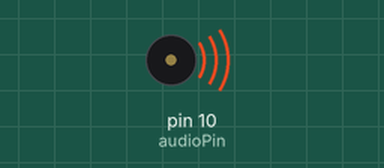
The sketch below on a simulated Arduino Uno, built with avr-gcc and run on an emulated ATmega328P. Shown: buzzer (waves = sounding).

Above: at 0.1 s.
At 27.7 s:
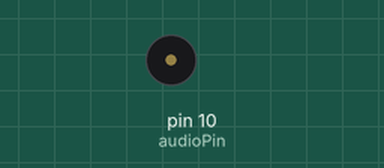
Timing chart, 0 to 29.2 s (numbered marks = the images above):
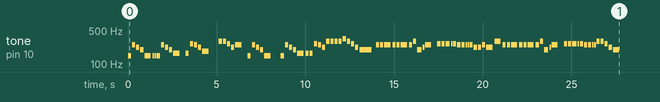

The sketch:

JingleBells.ino
```cpp
/*
  Jingle bells
*/
//--------------------------------------------------
#include "pitches.h"
//--------------------------------------------------
const int audioPin = 10;
//--------------------------------------------------
int verse[] =
{
  NOTE_D3, NOTE_B3, NOTE_A3, NOTE_G3,
  NOTE_D3, NOTE_D3, NOTE_D3,
  NOTE_D3, NOTE_B3, NOTE_A3, NOTE_G3,
  NOTE_E3, 0,
  NOTE_E3, NOTE_C4, NOTE_B3, NOTE_A3,
  NOTE_FS3, 0,
  NOTE_D4, NOTE_D4, NOTE_C4, NOTE_A3,
  NOTE_B3, 0,
  NOTE_D3, NOTE_B3, NOTE_A3, NOTE_G3,
  NOTE_D3, 0,
  NOTE_D3, NOTE_B3, NOTE_A3, NOTE_G3,
  NOTE_E3, NOTE_E3,
  NOTE_E3, NOTE_C4, NOTE_B3, NOTE_A3,
  NOTE_D4,  NOTE_D4, NOTE_D4,  NOTE_D4,
  NOTE_E4, NOTE_D4, NOTE_C4, NOTE_A3,
  NOTE_G3, 0, -1
};

//--------------------------------------------------
int verseRhythm[] =
{
  4, 4, 4, 4,
  2, 8, 8,
  4, 4, 4, 4,
  2, 4,
  4, 4, 4, 4,
  2, 2,
  4, 4, 4, 4,
  2,4,
  4, 4, 4, 4,
  2, 2,
  4, 4, 4, 4,
  2, 4,
  4, 4, 4, 4,
  4, 4, 4, 4,
  4, 4, 4, 4,
  1
};
//--------------------------------------------------
int chorus[]
{
  NOTE_B3, NOTE_B3,  NOTE_B3,
  NOTE_B3,  NOTE_B3,  NOTE_B3,
  NOTE_B3, NOTE_D4, NOTE_G3, NOTE_A3,
  NOTE_B3, 0,
  NOTE_C4,  NOTE_C4, NOTE_C4,  NOTE_C4,
  NOTE_C4, NOTE_B3,  NOTE_B3,  NOTE_B3,  NOTE_B3,
  NOTE_B3, NOTE_A3, NOTE_A3, NOTE_B3,
  NOTE_A3, NOTE_D4,
  NOTE_B3, NOTE_B3,  NOTE_B3,
  NOTE_B3,  NOTE_B3,  NOTE_B3,
  NOTE_B3, NOTE_D4, NOTE_G3, NOTE_A3,
  NOTE_B3, 0,
  NOTE_C4,  NOTE_C4, NOTE_C4,  NOTE_C4,
  NOTE_C4, NOTE_B3,  NOTE_B3,  NOTE_B3,  NOTE_B3,
  NOTE_D4, NOTE_D4,  NOTE_C4,  NOTE_A3,
  NOTE_G3, -1
};
//--------------------------------------------------
int chorusRhythm[] =
{
  4, 4, 2,
  4, 4, 2,
  4, 4, 3, 8,
  2, 4,
  4, 4, 3, 8,
  4, 4, 4, 8, 8,
  4, 4, 4, 4,
  2, 2, //
  4, 4, 2,
  4, 4, 2,
  4, 4, 3, 8,
  2, 4,
  4, 4, 3, 8,
  4, 4, 4, 8, 8,
  4, 4, 4, 4,
  2, 2
};
int chorusRhythm2[] =
{
  4, 4, 2,
  4, 4, 2,
  4, 4, 3, 8,
  2, 4,
  4, 4, 3, 8,
  4, 4, 4, 8, 8,
  4, 4, 4, 4,
  2, 2, //
  4, 4, 2,
  4, 4, 2,
  4, 4, 3, 8,
  2, 4,
  4, 4, 3, 8,
  4, 4, 4, 8, 8,
  4, 4, 4, 4,
  2, 2
};
//--------------------------------------------------
void setup()
{
  pinMode(audioPin, OUTPUT);
  playMelody(verse, verseRhythm);
  playMelody(chorus, chorusRhythm);
}
//--------------------------------------------------
void loop() {}
//--------------------------------------------------
int getDur(int dur)
{
  return  700u / dur;
}
//--------------------------------------------------
void playMelody(int melody[], int rhythm[])
{
  for (int i = 0; melody[i] != -1; ++i)
  {
    tone(audioPin, melody[i], getDur(rhythm[i]));
    int pauseBetweenNotes =  (getDur(rhythm[i]) * 4) / 3;
    delay(pauseBetweenNotes);
  }
}
```

pitches.h
```cpp
/*************************************************
 * Public Constants
 *************************************************/

#define NOTE_B0  31
#define NOTE_C1  33
#define NOTE_CS1 35
#define NOTE_D1  37
#define NOTE_DS1 39
#define NOTE_E1  41
#define NOTE_F1  44
#define NOTE_FS1 46
#define NOTE_G1  49
#define NOTE_GS1 52
#define NOTE_A1  55
#define NOTE_AS1 58
#define NOTE_B1  62
#define NOTE_C2  65
#define NOTE_CS2 69
#define NOTE_D2  73
#define NOTE_DS2 78
#define NOTE_E2  82
#define NOTE_F2  87
#define NOTE_FS2 93
#define NOTE_G2  98
#define NOTE_GS2 104
#define NOTE_A2  110
#define NOTE_AS2 117
#define NOTE_B2  123
#define NOTE_C3  131
#define NOTE_CS3 139
#define NOTE_D3  147
#define NOTE_DS3 156
#define NOTE_E3  165
#define NOTE_F3  175
#define NOTE_FS3 185
#define NOTE_G3  196
#define NOTE_GS3 208
#define NOTE_A3  220
#define NOTE_AS3 233
#define NOTE_B3  247
#define NOTE_C4  262
#define NOTE_CS4 277
#define NOTE_D4  294
#define NOTE_DS4 311
#define NOTE_E4  330
#define NOTE_F4  349
#define NOTE_FS4 370
#define NOTE_G4  392
#define NOTE_GS4 415
#define NOTE_A4  440
#define NOTE_AS4 466
#define NOTE_B4  494
#define NOTE_C5  523
#define NOTE_CS5 554
#define NOTE_D5  587
#define NOTE_DS5 622
#define NOTE_E5  659
#define NOTE_F5  698
#define NOTE_FS5 740
#define NOTE_G5  784
#define NOTE_GS5 831
#define NOTE_A5  880
#define NOTE_AS5 932
#define NOTE_B5  988
#define NOTE_C6  1047
#define NOTE_CS6 1109
#define NOTE_D6  1175
#define NOTE_DS6 1245
#define NOTE_E6  1319
#define NOTE_F6  1397
#define NOTE_FS6 1480
#define NOTE_G6  1568
#define NOTE_GS6 1661
#define NOTE_A6  1760
#define NOTE_AS6 1865
#define NOTE_B6  1976
#define NOTE_C7  2093
#define NOTE_CS7 2217
#define NOTE_D7  2349
#define NOTE_DS7 2489
#define NOTE_E7  2637
#define NOTE_F7  2794
#define NOTE_FS7 2960
#define NOTE_G7  3136
#define NOTE_GS7 3322
#define NOTE_A7  3520
#define NOTE_AS7 3729
#define NOTE_B7  3951
#define NOTE_C8  4186
#define NOTE_CS8 4435
#define NOTE_D8  4699
#define NOTE_DS8 4978
```
